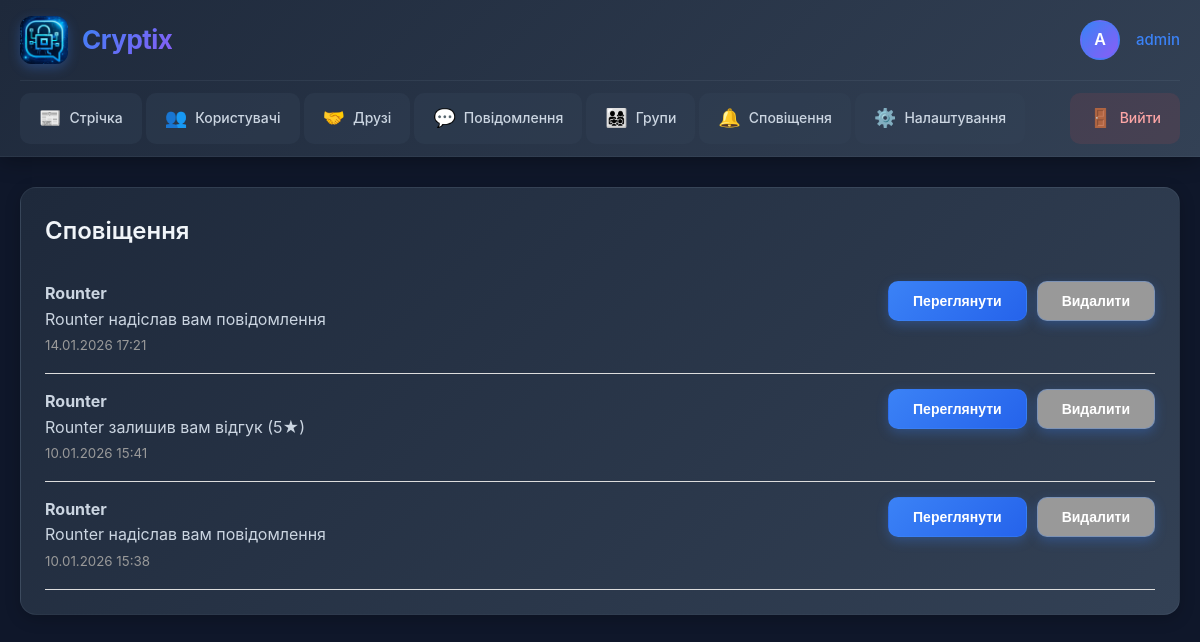
The app's page /notifications/ (signed in) with its own data.
### cryptix_app/models.py (models this page shows, shortened)
class Notification(models.Model):
    FRIEND_REQUEST = 'friend_request'
    FRIEND_ACCEPT = 'friend_accept'
    MESSAGE = 'message'
    GROUP_INVITE = 'group_invite'
    GROUP_POST = 'group_post'
    COMMENT = 'comment'
    REVIEW = 'review'
    TYPE_CHOICES = [
        (FRIEND_REQUEST, 'Запит у друзі'),
        (FRIEND_ACCEPT, 'Прийнято запит'),
        (MESSAGE, 'Нове повідомлення'),
        (GROUP_INVITE, 'Запрошення в групу'),
        (GROUP_POST, 'Новий пост в групі'),
        (COMMENT, 'Новий коментар'),
        (REVIEW, 'Новий відгук'),
    ]
    recipient = models.ForeignKey(User, related_name='notifications', on_delete=models.CASCADE)
    sender = models.ForeignKey(User, related_name='sent_notifications', on_delete=models.CASCADE, null=True, blank=True)
    notification_type = models.CharField(max_length=20, choices=TYPE_CHOICES)
    text = models.TextField()
    link = models.CharField(max_length=200, blank=True)
    is_read = models.BooleanField(default=False)
    created_at = models.DateTimeField(auto_now_add=True)
    class Meta:
        ordering = ['-created_at']

### cryptix_app/views.py (the view)
# urls.py: path('notifications/', views.notifications_list, name='notifications_list'),
@login_required
def notifications_list(request):
    notifications = request.user.notifications.all()
    unread_count = notifications.filter(is_read=False).count()
    notifications.filter(is_read=False).update(is_read=True)
    return render(request, 'cryptix_app/notifications_list.html', {
        'notifications': notifications,
        'unread_count': unread_count
    })

### cryptix_app/templates/cryptix_app/notifications_list.html (shortened to what this page needs)
{% extends 'cryptix_app/base.html' %}
{% block content %}
<div class="card">
    <h2>Сповіщення</h2>
    {% for notification in notifications %}
    <div class="notification-item {% if not notification.is_read %}unread{% endif %}">
        <div style="display: flex; justify-content: space-between; align-items: start;">
            <div style="flex: 1;">
                {% if notification.sender %}
                <strong>{{ notification.sender.username }}</strong><br>
                {% endif %}
                <p>{{ notification.text }}</p>
                <small style="color: #999;">{{ notification.created_at|date:"d.m.Y H:i" }}</small>
            </div>
            <div style="display: flex; gap: 10px;">
                {% if notification.link %}
                <a href="{{ notification.link }}">
                    <button>Переглянути</button>
                </a>
                {% endif %}
                <form method="post" action="{% url 'notification_delete' notification.id %}">
                    <button type="submit" style="background: #999;">Видалити</button>
                </form>
            </div>
        </div>
    </div>
    {% empty %}
    <p>Немає сповіщень</p>
    {% endfor %}
</div>
{% endblock %}

### cryptix_app/templates/cryptix_app/base.html (shortened to what this page needs)
{% load static %}
<!DOCTYPE html>
<html lang="uk">
<head>
</head>
<body>
    <header class="header">
        <div class="header-container">
            <div class="header-top">
                <a href="{% url 'home' %}" class="logo-section">
                    <img src="/media/logo.png" alt="Cryptix" class="logo-img">
                    <div class="logo-text">Cryptix</div>
                </a>
                {% if user.is_authenticated %}
                <div class="user-section">
                    <div class="user-avatar">{{ user.username|first|upper }}</div>
                    <div class="user-name">
                        <a href="{% url 'user_profile_view' user.username %}">{{ user.username }}</a>
                    </div>
                </div>
                {% endif %}
            </div>
            {% if user.is_authenticated %}
            <nav class="nav-menu">
                <a href="{% url 'feed' %}" class="nav-item">
                    <span class="icon">📰</span>
                    <span>Стрічка</span>
                </a>
                <a href="{% url 'users_list' %}" class="nav-item">
                    <span class="icon">👥</span>
                    <span>Користувачі</span>
                </a>
                <a href="{% url 'friends_list' %}" class="nav-item">
                    <span class="icon">🤝</span>
                    <span>Друзі</span>
                </a>
                <a href="{% url 'conversations_list' %}" class="nav-item">
                    <span class="icon">💬</span>
                    <span>Повідомлення</span>
                </a>
                <a href="{% url 'groups_list' %}" class="nav-item">
                    <span class="icon">👨‍👩‍👧‍👦</span>
                    <span>Групи</span>
                </a>
                <a href="{% url 'notifications_list' %}" class="nav-item">
                    <span class="icon">🔔</span>
                    <span>Сповіщення</span>
                </a>
                <a href="{% url 'profile' %}" class="nav-item">
                    <span class="icon">⚙️</span>
                    <span>Налаштування</span>
                </a>
                <a href="{% url 'logout' %}" class="nav-item logout" onclick="event.preventDefault(); document.getElementById('logout-form').submit();">
                    <span class="icon">🚪</span>
                    <span>Вийти</span>
                </a>
            </nav>
            {% endif %}
        </div>
    </header>
    <main class="main-container">
        {% block content %}{% endblock %}
    </main>
</body>
</html>

### cryptix_app/templates/cryptix_app/base.html (style rules this page uses)
* { margin: 0; padding: 0; box-sizing: border-box; }
body { font-family: -apple-system, BlinkMacSystemFont, 'Segoe UI', Roboto, 'Helvetica Neue', Arial, sans-serif; background: #0f172a; color: #f1f5f9; min-height: 100vh; line-height: 1.6; }
.header { background: linear-gradient(135deg, #1e293b 0%, #334155 100%); border-bottom: 1px solid rgba(148, 163, 184, 0.1); box-shadow: 0 4px 20px rgba(0, 0, 0, 0.3); position: sticky; top: 0; z-index: 1000; }
.header-container { max-width: 1400px; margin: 0 auto; padding: 0 20px; }
.header-top { display: flex; align-items: center; justify-content: space-between; padding: 16px 0; border-bottom: 1px solid rgba(148, 163, 184, 0.1); }
.logo-section { display: flex; align-items: center; gap: 14px; }
.logo-img { width: 48px; height: 48px; border-radius: 12px; box-shadow: 0 4px 12px rgba(59, 130, 246, 0.3); object-fit: cover; transition: all 0.3s ease; }
.logo-text { font-size: 26px; font-weight: 700; background: linear-gradient(135deg, #3b82f6, #8b5cf6); -webkit-background-clip: text; -webkit-text-fill-color: transparent; background-clip: text; letter-spacing: -0.5px; }
.user-section { display: flex; align-items: center; gap: 16px; }
.user-avatar { width: 40px; height: 40px; border-radius: 50%; background: linear-gradient(135deg, #3b82f6, #8b5cf6); display: flex; align-items: center; justify-content: center; font-weight: 600; font-size: 16px; color: white; border: 2px solid rgba(59, 130, 246, 0.3); }
.user-name { color: #cbd5e1; font-size: 15px; font-weight: 500; }
.user-name a { color: #3b82f6; text-decoration: none; transition: color 0.2s; }
.nav-menu { display: flex; gap: 4px; padding: 12px 0; overflow-x: auto; scrollbar-width: none; }
.nav-item { display: flex; align-items: center; gap: 8px; padding: 10px 18px; border-radius: 10px; background: rgba(51, 65, 85, 0.4); color: #cbd5e1; text-decoration: none; font-size: 14px; font-weight: 500; white-space: nowrap; transition: all 0.3s ease; border: 1px solid transparent; position: relative; }
.nav-item .icon { font-size: 18px; }
.nav-item.logout { background: rgba(239, 68, 68, 0.1); color: #fca5a5; margin-left: auto; }
.main-container { max-width: 1200px; margin: 0 auto; padding: 30px 20px; }
.card { background: linear-gradient(135deg, #1e293b 0%, #334155 100%); border-radius: 16px; padding: 24px; margin-bottom: 20px; border: 1px solid rgba(148, 163, 184, 0.1); box-shadow: 0 4px 16px rgba(0, 0, 0, 0.2); transition: all 0.3s ease; }
.card h2, .card h3 { color: #f1f5f9; margin-bottom: 16px; }
.card p, .card li, .card span, .card div { color: #cbd5e1; }
.card a { color: #3b82f6; }
button, input[type="submit"], .btn { background: linear-gradient(135deg, #3b82f6, #2563eb); color: white; padding: 11px 24px; border: none; border-radius: 10px; font-size: 14px; font-weight: 600; cursor: pointer; transition: all 0.3s ease; box-shadow: 0 4px 12px rgba(59, 130, 246, 0.3); border: 1px solid rgba(59, 130, 246, 0.3); }
h2 { font-size: 24px; color: #3b82f6; margin-bottom: 16px; font-weight: 600; }
a { color: #3b82f6; text-decoration: none; transition: color 0.2s; }
.notification-item { padding: 16px 0; border-bottom: 1px solid rgba(148, 163, 184, 0.1); color: #cbd5e1; }
img { max-width: 100%; border-radius: 12px; }

### cryptix_app/templates/cryptix_app/notifications_list.html (style rules this page uses)
.notification-item { border-bottom: 1px solid #ddd; padding: 15px 0; }

### records on screen
Notification: sender.username "Rounter", text "Rounter надіслав вам повідомлення", created_at "14.01.2026 17:21"
Notification: sender.username "Rounter", text "Rounter залишив вам відгук (5★)", created_at "10.01.2026 15:41"
Notification: sender.username "Rounter", text "Rounter надіслав вам повідомлення", created_at "10.01.2026 15:38"

### other values on screen
{{ user.username|first|upper }} "A"
{{ user.username }} "admin"
